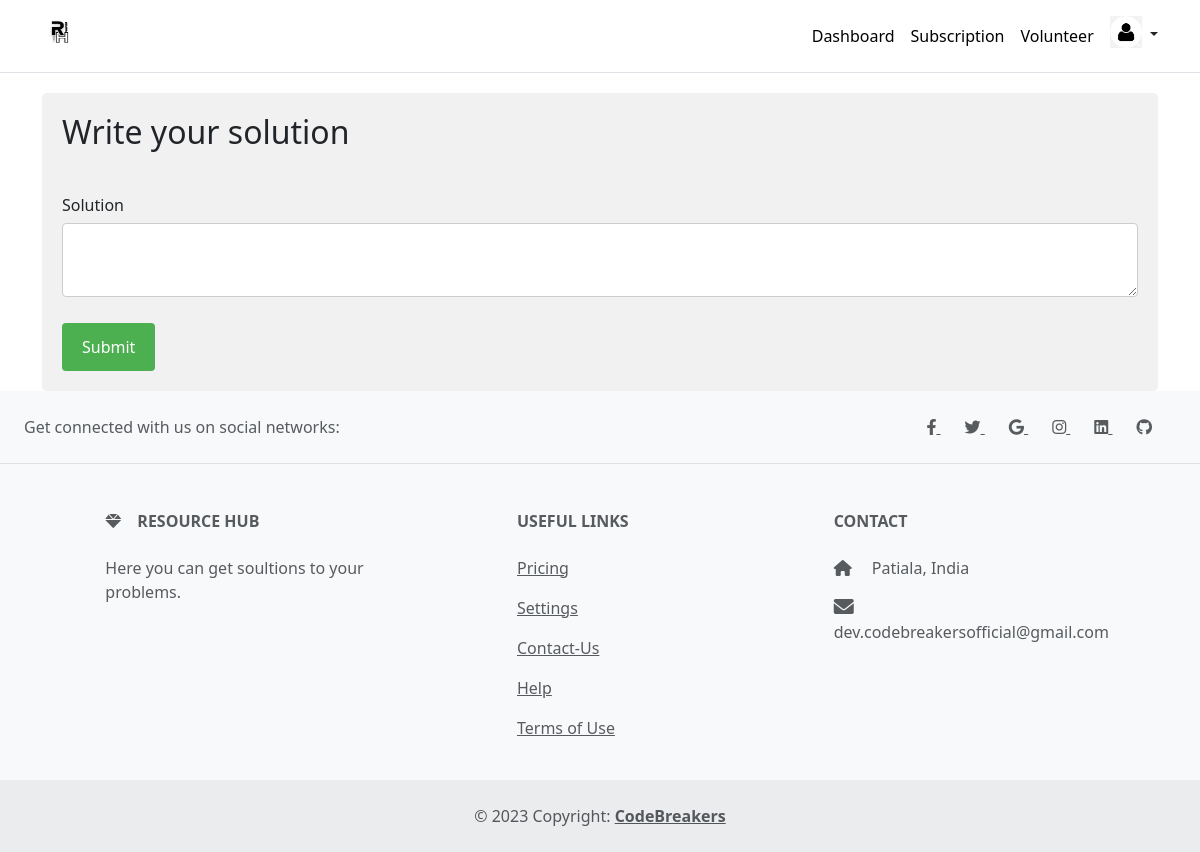
Page /dashboard/answer/post/5 (signed in) on the earlier database version.
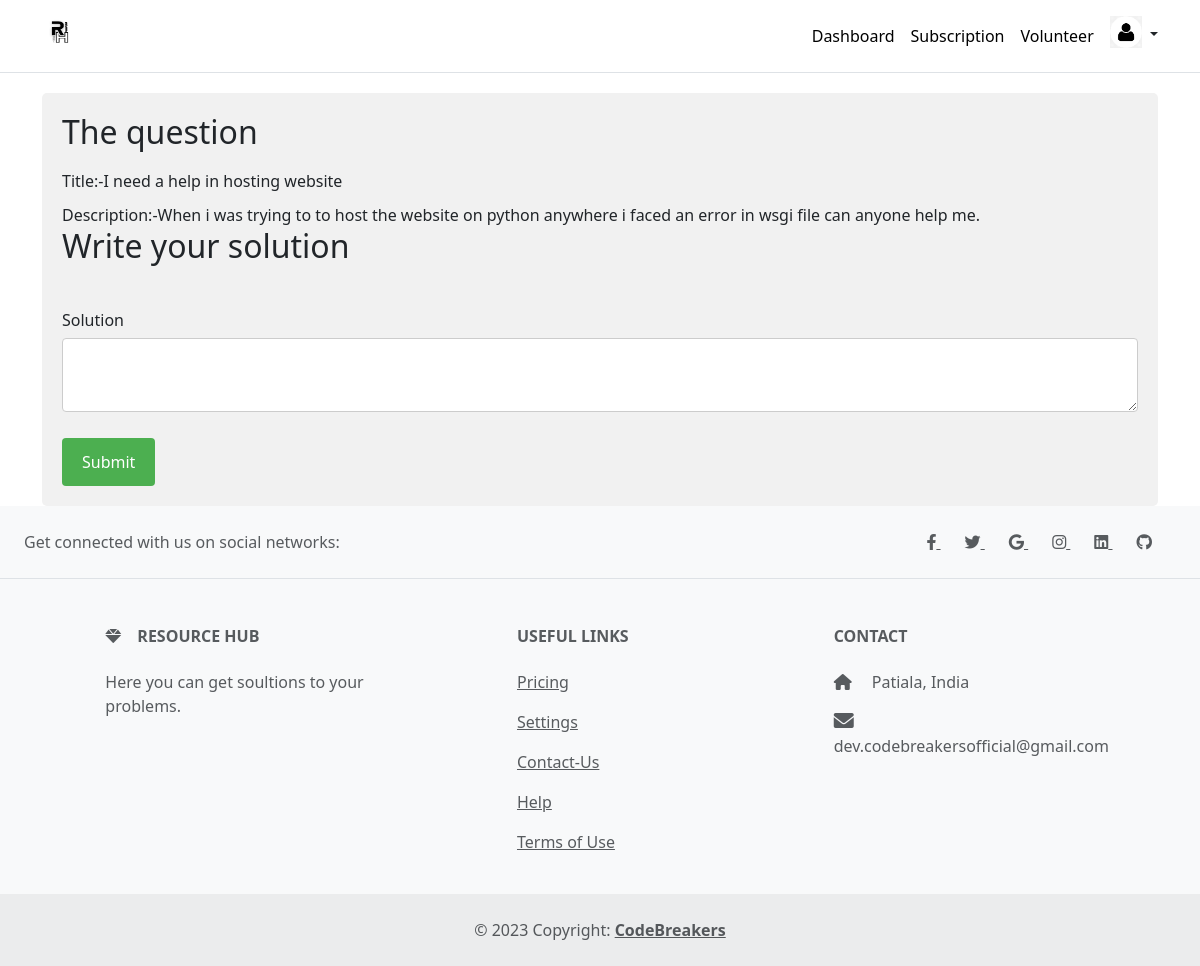
Same page on the later database version.
### home/models.py (models this page shows, shortened)
class Draft(models.Model):
    user=models.ForeignKey(User,on_delete=models.SET_NULL,null=True,blank=True)
    title=models.TextField(max_length=40000,null=True)
    subtitle=models.TextField(max_length=3000,null=True,blank=True)
    description=models.TextField(max_length=80000,null=True,blank=True)
    pub_date=models.DateField(null=True,blank=True)
    published=models.BooleanField(default=False,null=True,blank=True)
    thumbnail = models.FileField(upload_to="Drafts", blank=True)

### home/views.py (the view, shortened to what this page needs)
# urls.py: path('dashboard/answer/post/<str:que_id>', views.render_answer_post,name="render_answer_post"),
def render_answer_post(request,que_id):
    if request.user.is_authenticated:
        my_post = Draft.objects.filter(pk=que_id)
        return render(request,"home/answer_post.html", context={"thispost":my_post})
    return render(request,"home/dashboard.html", context={})

### home/templates/home/answer_post.html (shortened to what this page needs)
{% load static %}
<!DOCTYPE html>
<html>
 <head>
<link rel="stylesheet" type="text/css" href="{% static 'answer_post/style.css'%}">
<link
  href="https://cdnjs.cloudflare.com/ajax/libs/font-awesome/6.0.0/css/all.min.css"
  rel="stylesheet"
/>
<link
  href="https://cdnjs.cloudflare.com/ajax/libs/mdb-ui-kit/6.2.0/mdb.min.css"
  rel="stylesheet"
/>
<link href="https://cdn.jsdelivr.net/npm/bootstrap@5.3.0-alpha3/dist/css/bootstrap.min.css" rel="stylesheet">
  </head>
  <body>
<header class="p-3 mb-3 border-bottom">
  <div class="container">
      <div class="d-flex flex-wrap align-items-center justify-content-center justify-content-lg-start">
        <a href="{% url 'home' %}" class="d-flex align-items-center mb-2 mb-lg-0 text-dark text-decoration-none">
			<img class="mb-2" src="{% static 'logo/Resource.png' %}" alt="resourcehub" width="40" height="32">
		  </a>
        <ul class="nav col-12 col-lg-auto me-lg-2 mb-10 justify-content-center mb-md-0">
			<li><a href="{% url 'dashboard' %}" class="nav-link px-2" style="color: black;"> Dashboard</a></li>
			<li><a href="{% url 'pricing' %}" class="nav-link px-2" style="color: black;"> Subscription</a></li>
			<li><a href="{% url 'view_volunteer_profiles' %}" class="nav-link px-2" style="color: black;"> Volunteer</a></li>
          </ul>
        <div class="dropdown text-end">
			<a href="#" class="d-block link-dark text-decoration-none dropdown-toggle" id="dropdownUser1" data-bs-toggle="dropdown" aria-expanded="false">
				<img class="mb-2" src="{% static 'logo/signin.png' %}" alt="resourcehub" width="32" height="32" class="rounded-circle">
			  </a>
        </div>
      </div>
    </div>
  </header>
  <body>
	  <div class="container">
      <form class="questionaire" action="{% url 'render_answer_post' que_id=1 %}" method="POST" enctype="multipart/form-data">
			{% for my_post in thispost %}
				<h2>The question</h2>
				<label for="question-title">Title:-{{my_post.title}}</label>
				<br>
				<label for="question-title">Description:-{{my_post.description}}</label>
			{% endfor %}
			<h2>Write your solution</h2>
			<br>
			<label for="question-details">Solution</label>
			<textarea id="question-details" name="send_ans" for="send_ans" required></textarea>
        <button type="submit">Submit</button>
      </form>
    </div>
	<footer class="text-center text-lg-start bg-light text-muted">
		<section class="d-flex justify-content-center justify-content-lg-between p-4 border-bottom">
		  <div class="me-5 d-none d-lg-block">
		  <span>Get connected with us on social networks:</span>
		  </div>
		  <div>
		  <a href="" class="me-4 text-reset">
			<i class="fab fa-facebook-f"></i>
		  </a>
		  <a href="" class="me-4 text-reset">
			<i class="fab fa-twitter"></i>
		  </a>
		  <a href="" class="me-4 text-reset">
			<i class="fab fa-google"></i>
		  </a>
		  <a href="" class="me-4 text-reset">
			<i class="fab fa-instagram"></i>
		  </a>
		  <a href="" class="me-4 text-reset">
			<i class="fab fa-linkedin"></i>
		  </a>
		  <a href="" class="me-4 text-reset">
			<i class="fab fa-github"></i>
		  </a>
		  </div>
		</section>
		<section class="">
		  <div class="container text-center text-md-start mt-5">
		  <div class="row mt-3">
			<div class="col-md-3 col-lg-4 col-xl-3 mx-auto mb-4">
			<h6 class="text-uppercase fw-bold mb-4">
			  <i class="fas fa-gem me-3"></i>Resource Hub
			</h6>
			<p>
			  Here you can get soultions to your problems.
			</p>
			</div>
			<div class="col-md-3 col-lg-2 col-xl-2 mx-auto mb-4">
			<h6 class="text-uppercase fw-bold mb-4">
			  Useful links
			</h6>
			<p>
			  <a href="{% url 'pricing' %}" class="text-reset">Pricing</a>
			</p>
			<p>
			  <a href="{% url 'view_profile' %}" class="text-reset">Settings</a>
			</p>
			<p>
				<a href="{% url 'contact' %}" class="text-reset">Contact-Us</a>
			  </p>
			<p>
			  <a href="https://resourcehubcomm.netlify.app/" class="text-reset">Help</a>
			</p>
			<p>
			  <a href="{% url 'tos' %}" class="text-reset">Terms of Use</a>
			</p>
			</div>
			<div class="col-md-4 col-lg-3 col-xl-3 mx-auto mb-md-0 mb-4">
			<h6 class="text-uppercase fw-bold mb-4">Contact</h6>
			<p><i class="fas fa-home me-3"></i> Patiala, India</p>
			<p>
			  <i class="fas fa-envelope me-3"></i>
			  dev.codebreakersofficial@gmail.com
			</p>
			</div>
		  </div>
		  </div>
		</section>
		<div class="text-center p-4" style="background-color: rgba(0, 0, 0, 0.05);">
		  © 2023 Copyright:
		  <a class="text-reset fw-bold" href="https://mdbootstrap.com/">CodeBreakers</a>
		</div>
	  </footer>
</body>
</html>

### static/answer_post/style.css (style rules this page uses)
body { font-family: Arial, sans-serif; background-color: #f5f5f5; }
header { color: #fff; padding: 20px; }
.fa-envelope { font-size: 20px; }
.container { max-width: 600px; margin: auto; }
.questionaire { background-color: #f1f1f1; border-radius: 5px; padding: 20px; margin-top: 20px; }
h2 { margin-top: 0; }
label { display: block; margin-top: 10px; }
input[type="text"], textarea { width: 100%; padding: 12px; border: 1px solid #ccc; border-radius: 4px; box-sizing: border-box; margin-top: 6px; margin-bottom: 16px; resize: vertical; }
#question-details { width: 100%; height:400%; padding: 12px; border: 1px solid #ccc; border-radius: 4px; box-sizing: border-box; margin-top: 6px; margin-bottom: 20px; resize: vertical; }
button[type="submit"] { background-color: #4CAF50; color: white; padding: 12px 20px; border: none; border-radius: 4px; cursor: pointer; }

### home/templates/home/answer_post.html (style rules this page uses)
.dropdown-toggle { outline: 0; }

Differences in the rows shown:
added Draft: title "I need a help in hosting website", description "When i was trying to to host the website on python anywhere i faced an error in wsgi file can anyone help me."
